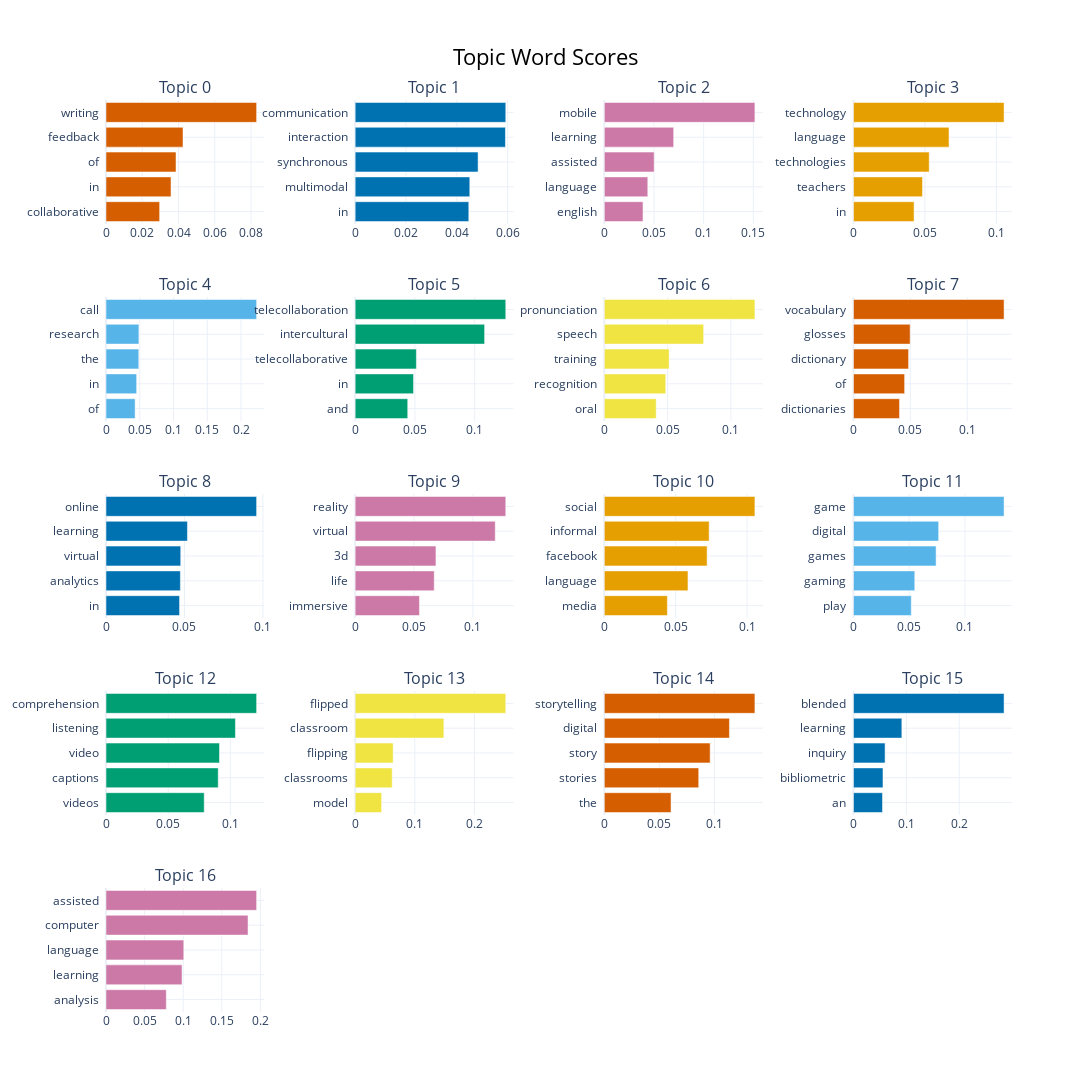

Write notebook code for a chart like this one.
### Code cell
topics_to_include = list(range(0, 17))
model.visualize_barchart(topics= topics_to_include, width=300)

### Figure 1 — Plotly figure (JSON) as saved in the notebook; plotly's stock layout.template omitted (floating-point values rounded to 4 significant figures)
{"data": [{"marker": {"color": "#D55E00"}, "orientation": "h", "type": "bar", "x": [0.02959, 0.03586, 0.03863, 0.04248, 0.0831], "xaxis": "x", "y": ["collaborative  ", "in  ", "of  ", "feedback  ", "writing  "], "yaxis": "y"}, {"marker": {"color": "#0072B2"}, "orientation": "h", "type": "bar", "x": [0.0447, 0.0451, 0.04836, 0.05912, 0.05925], "xaxis": "x2", "y": ["in  ", "multimodal  ", "synchronous  ", "interaction  ", "communication  "], "yaxis": "y2"}, {"marker": {"color": "#CC79A7"}, "orientation": "h", "type": "bar", "x": [0.03897, 0.04376, 0.05018, 0.06981, 0.1516], "xaxis": "x3", "y": ["english  ", "language  ", "assisted  ", "learning  ", "mobile  "], "yaxis": "y3"}, {"marker": {"color": "#E69F00"}, "orientation": "h", "type": "bar", "x": [0.04243, 0.04832, 0.05303, 0.06689, 0.1054], "xaxis": "x4", "y": ["in  ", "teachers  ", "technologies  ", "language  ", "technology  "], "yaxis": "y4"}, {"marker": {"color": "#56B4E9"}, "orientation": "h", "type": "bar", "x": [0.04313, 0.0454, 0.04853, 0.04874, 0.2231], "xaxis": "x5", "y": ["of  ", "in  ", "the  ", "research  ", "call  "], "yaxis": "y5"}, {"marker": {"color": "#009E73"}, "orientation": "h", "type": "bar", "x": [0.04397, 0.04882, 0.05122, 0.1083, 0.126], "xaxis": "x6", "y": ["and  ", "in  ", "telecollaborative  ", "intercultural  ", "telecollaboration  "], "yaxis": "y6"}, {"marker": {"color": "#F0E442"}, "orientation": "h", "type": "bar", "x": [0.041, 0.04855, 0.05125, 0.07851, 0.119], "xaxis": "x7", "y": ["oral  ", "recognition  ", "training  ", "speech  ", "pronunciation  "], "yaxis": "y7"}, {"marker": {"color": "#D55E00"}, "orientation": "h", "type": "bar", "x": [0.04051, 0.04499, 0.04847, 0.04984, 0.1324], "xaxis": "x8", "y": ["dictionaries  ", "of  ", "dictionary  ", "glosses  ", "vocabulary  "], "yaxis": "y8"}, {"marker": {"color": "#0072B2"}, "orientation": "h", "type": "bar", "x": [0.04688, 0.0474, 0.04761, 0.05189, 0.09598], "xaxis": "x9", "y": ["in  ", "analytics  ", "virtual  ", "learning  ", "online  "], "yaxis": "y9"}, {"marker": {"color": "#CC79A7"}, "orientation": "h", "type": "bar", "x": [0.05459, 0.06715, 0.0686, 0.1189, 0.1279], "xaxis": "x10", "y": ["immersive  ", "life  ", "3d  ", "virtual  ", "reality  "], "yaxis": "y10"}, {"marker": {"color": "#E69F00"}, "orientation": "h", "type": "bar", "x": [0.04418, 0.05861, 0.07201, 0.07345, 0.1055], "xaxis": "x11", "y": ["media  ", "language  ", "facebook  ", "informal  ", "social  "], "yaxis": "y11"}, {"marker": {"color": "#56B4E9"}, "orientation": "h", "type": "bar", "x": [0.05188, 0.05503, 0.07415, 0.07644, 0.1351], "xaxis": "x12", "y": ["play  ", "gaming  ", "games  ", "digital  ", "game  "], "yaxis": "y12"}, {"marker": {"color": "#009E73"}, "orientation": "h", "type": "bar", "x": [0.07893, 0.09021, 0.0912, 0.104, 0.1211], "xaxis": "x13", "y": ["videos  ", "captions  ", "video  ", "listening  ", "comprehension  "], "yaxis": "y13"}, {"marker": {"color": "#F0E442"}, "orientation": "h", "type": "bar", "x": [0.0444, 0.06205, 0.06371, 0.1487, 0.2524], "xaxis": "x14", "y": ["model  ", "classrooms  ", "flipping  ", "classroom  ", "flipped  "], "yaxis": "y14"}, {"marker": {"color": "#D55E00"}, "orientation": "h", "type": "bar", "x": [0.06064, 0.08579, 0.09616, 0.1137, 0.1369], "xaxis": "x15", "y": ["the  ", "stories  ", "story  ", "digital  ", "storytelling  "], "yaxis": "y15"}, {"marker": {"color": "#0072B2"}, "orientation": "h", "type": "bar", "x": [0.05495, 0.05586, 0.05984, 0.09155, 0.2849], "xaxis": "x16", "y": ["an  ", "bibliometric  ", "inquiry  ", "learning  ", "blended  "], "yaxis": "y16"}, {"marker": {"color": "#CC79A7"}, "orientation": "h", "type": "bar", "x": [0.07812, 0.09849, 0.1007, 0.184, 0.1951], "xaxis": "x17", "y": ["analysis  ", "learning  ", "language  ", "computer  ", "assisted  "], "yaxis": "y17"}], "layout": {"annotations": [{"font": {"size": 16}, "showarrow": false, "text": "Topic 0", "x": 0.0875, "xanchor": "center", "xref": "paper", "y": 1.0, "yanchor": "bottom", "yref": "paper"}, {"font": {"size": 16}, "showarrow": false, "text": "Topic 1", "x": 0.3625, "xanchor": "center", "xref": "paper", "y": 1.0, "yanchor": "bottom", "yref": "paper"}, {"font": {"size": 16}, "showarrow": false, "text": "Topic 2", "x": 0.6375, "xanchor": "center", "xref": "paper", "y": 1.0, "yanchor": "bottom", "yref": "paper"}, {"font": {"size": 16}, "showarrow": false, "text": "Topic 3", "x": 0.9125, "xanchor": "center", "xref": "paper", "y": 1.0, "yanchor": "bottom", "yref": "paper"}, {"font": {"size": 16}, "showarrow": false, "text": "Topic 4", "x": 0.0875, "xanchor": "center", "xref": "paper", "y": 0.784, "yanchor": "bottom", "yref": "paper"}, {"font": {"size": 16}, "showarrow": false, "text": "Topic 5", "x": 0.3625, "xanchor": "center", "xref": "paper", "y": 0.784, "yanchor": "bottom", "yref": "paper"}, {"font": {"size": 16}, "showarrow": false, "text": "Topic 6", "x": 0.6375, "xanchor": "center", "xref": "paper", "y": 0.784, "yanchor": "bottom", "yref": "paper"}, {"font": {"size": 16}, "showarrow": false, "text": "Topic 7", "x": 0.9125, "xanchor": "center", "xref": "paper", "y": 0.784, "yanchor": "bottom", "yref": "paper"}, {"font": {"size": 16}, "showarrow": false, "text": "Topic 8", "x": 0.0875, "xanchor": "center", "xref": "paper", "y": 0.568, "yanchor": "bottom", "yref": "paper"}, {"font": {"size": 16}, "showarrow": false, "text": "Topic 9", "x": 0.3625, "xanchor": "center", "xref": "paper", "y": 0.568, "yanchor": "bottom", "yref": "paper"}, {"font": {"size": 16}, "showarrow": false, "text": "Topic 10", "x": 0.6375, "xanchor": "center", "xref": "paper", "y": 0.568, "yanchor": "bottom", "yref": "paper"}, {"font": {"size": 16}, "showarrow": false, "text": "Topic 11", "x": 0.9125, "xanchor": "center", "xref": "paper", "y": 0.568, "yanchor": "bottom", "yref": "paper"}, {"font": {"size": 16}, "showarrow": false, "text": "Topic 12", "x": 0.0875, "xanchor": "center", "xref": "paper", "y": 0.352, "yanchor": "bottom", "yref": "paper"}, {"font": {"size": 16}, "showarrow": false, "text": "Topic 13", "x": 0.3625, "xanchor": "center", "xref": "paper", "y": 0.352, "yanchor": "bottom", "yref": "paper"}, {"font": {"size": 16}, "showarrow": false, "text": "Topic 14", "x": 0.6375, "xanchor": "center", "xref": "paper", "y": 0.352, "yanchor": "bottom", "yref": "paper"}, {"font": {"size": 16}, "showarrow": false, "text": "Topic 15", "x": 0.9125, "xanchor": "center", "xref": "paper", "y": 0.352, "yanchor": "bottom", "yref": "paper"}, {"font": {"size": 16}, "showarrow": false, "text": "Topic 16", "x": 0.0875, "xanchor": "center", "xref": "paper", "y": 0.136, "yanchor": "bottom", "yref": "paper"}], "height": 1250, "hoverlabel": {"bgcolor": "white", "font": {"family": "Rockwell", "size": 16}}, "showlegend": false, "title": {"font": {"color": "Black", "size": 22}, "text": "Topic Word Scores", "x": 0.5, "xanchor": "center", "yanchor": "top"}, "width": 1200, "xaxis": {"anchor": "y", "domain": [0, 0.175], "showgrid": true}, "xaxis10": {"anchor": "y10", "domain": [0.275, 0.45], "showgrid": true}, "xaxis11": {"anchor": "y11", "domain": [0.55, 0.725], "showgrid": true}, "xaxis12": {"anchor": "y12", "domain": [0.825, 1], "showgrid": true}, "xaxis13": {"anchor": "y13", "domain": [0, 0.175], "showgrid": true}, "xaxis14": {"anchor": "y14", "domain": [0.275, 0.45], "showgrid": true}, "xaxis15": {"anchor": "y15", "domain": [0.55, 0.725], "showgrid": true}, "xaxis16": {"anchor": "y16", "domain": [0.825, 1], "showgrid": true}, "xaxis17": {"anchor": "y17", "domain": [0, 0.175], "showgrid": true}, "xaxis18": {"anchor": "y18", "domain": [0.275, 0.45], "showgrid": true}, "xaxis19": {"anchor": "y19", "domain": [0.55, 0.725], "showgrid": true}, "xaxis2": {"anchor": "y2", "domain": [0.275, 0.45], "showgrid": true}, "xaxis20": {"anchor": "y20", "domain": [0.825, 1], "showgrid": true}, "xaxis3": {"anchor": "y3", "domain": [0.55, 0.725], "showgrid": true}, "xaxis4": {"anchor": "y4", "domain": [0.825, 1], "showgrid": true}, "xaxis5": {"anchor": "y5", "domain": [0, 0.175], "showgrid": true}, "xaxis6": {"anchor": "y6", "domain": [0.275, 0.45], "showgrid": true}, "xaxis7": {"anchor": "y7", "domain": [0.55, 0.725], "showgrid": true}, "xaxis8": {"anchor": "y8", "domain": [0.825, 1], "showgrid": true}, "xaxis9": {"anchor": "y9", "domain": [0, 0.175], "showgrid": true}, "yaxis": {"anchor": "x", "domain": [0.864, 1.0], "showgrid": true}, "yaxis10": {"anchor": "x10", "domain": [0.432, 0.568], "showgrid": true}, "yaxis11": {"anchor": "x11", "domain": [0.432, 0.568], "showgrid": true}, "yaxis12": {"anchor": "x12", "domain": [0.432, 0.568], "showgrid": true}, "yaxis13": {"anchor": "x13", "domain": [0.216, 0.352], "showgrid": true}, "yaxis14": {"anchor": "x14", "domain": [0.216, 0.352], "showgrid": true}, "yaxis15": {"anchor": "x15", "domain": [0.216, 0.352], "showgrid": true}, "yaxis16": {"anchor": "x16", "domain": [0.216, 0.352], "showgrid": true}, "yaxis17": {"anchor": "x17", "domain": [0, 0.136], "showgrid": true}, "yaxis18": {"anchor": "x18", "domain": [0, 0.136], "showgrid": true}, "yaxis19": {"anchor": "x19", "domain": [0, 0.136], "showgrid": true}, "yaxis2": {"anchor": "x2", "domain": [0.864, 1.0], "showgrid": true}, "yaxis20": {"anchor": "x20", "domain": [0, 0.136], "showgrid": true}, "yaxis3": {"anchor": "x3", "domain": [0.864, 1.0], "showgrid": true}, "yaxis4": {"anchor": "x4", "domain": [0.864, 1.0], "showgrid": true}, "yaxis5": {"anchor": "x5", "domain": [0.648, 0.784], "showgrid": true}, "yaxis6": {"anchor": "x6", "domain": [0.648, 0.784], "showgrid": true}, "yaxis7": {"anchor": "x7", "domain": [0.648, 0.784], "showgrid": true}, "yaxis8": {"anchor": "x8", "domain": [0.648, 0.784], "showgrid": true}, "yaxis9": {"anchor": "x9", "domain": [0.432, 0.568], "showgrid": true}}}
